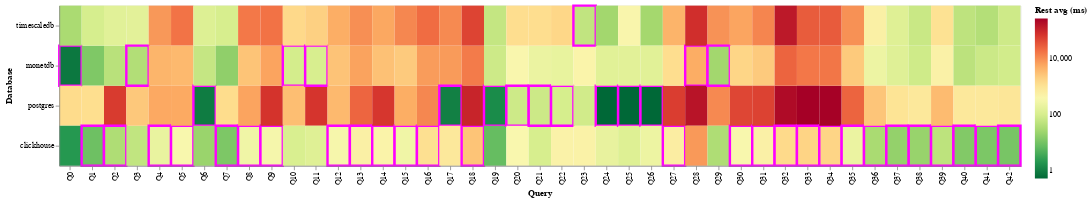

Notebook cell for this chart:
### Code cell
df = db.execute(
    """
WITH query_events AS (
    SELECT
        b.db,
        e.benchmark_id,
        e.name,
        e.time,
        e.type
    FROM event e
    JOIN benchmark b ON e.benchmark_id = b.id
    WHERE b.suite = (?)
      AND b.deleted_at is NULL
      AND e.name ~ '^query_.*_iteration_[0-9]+$'
),
paired AS (
    SELECT
        s.db,
        REGEXP_REPLACE(s.name, '_iteration_[0-9]+$', '') AS base_query,
        CAST(REGEXP_EXTRACT(s.name, '_iteration_([0-9]+)$', 1) AS INTEGER) AS iteration,
        epoch(e.time - s.time) AS duration_seconds
    FROM query_events s
    JOIN query_events e
      ON s.db = e.db
     AND s.benchmark_id = e.benchmark_id
     AND s.name = e.name
     AND s.type = 'start'
     AND e.type = 'end'
),
aggregated AS (
    SELECT
        db,
        base_query,
        MAX(CASE WHEN iteration = 1 THEN duration_seconds END) AS first_seconds,
        AVG(CASE WHEN iteration > 1 THEN duration_seconds END) AS rest_avg_seconds,
        STDDEV_SAMP(CASE WHEN iteration > 1 THEN duration_seconds END) AS rest_stddev_seconds,
        COUNT(*) FILTER (WHERE iteration > 1) AS rest_runs
    FROM paired
    GROUP BY db, base_query
)
SELECT
	db,
	base_query as query,
	1000 * ROUND(first_seconds, 4) AS first_ms,
	1000 * ROUND(rest_avg_seconds, 4) AS rest_avg_ms,
	1000 * ROUND(rest_stddev_seconds, 4) AS rest_stddev_ms,
	rest_runs
FROM
	aggregated
ORDER BY
	query;

""",
    [SUITE],
).pl()


df = df.with_columns(
    pl.col.query.str.strip_prefix("query_").str.split("_").list.first().alias("query"),
    (pl.col.rest_runs + 1).alias("runs"),
)

df = df.filter(pl.col.db.is_in(["duckdb"]).not_())

metric: Literal["first", "rest"] = "rest"


dff = (
    df.group_by("query")
    .agg(pl.col("rest_avg_ms" if metric == "rest" else "first_ms").min().alias("best"))
    .join(df, on="query")
    .with_columns((pl.col("rest_avg_ms" if metric == "rest" else "first_ms") == pl.col("best")).alias("is_fastest"))
    .drop("best")
)


if SUITE == "clickbench":
    dff = dff.sort(pl.col.query.str.strip_prefix("Q").cast(pl.Int32))


query_order = dff["query"].to_list()

db_order = (
    dff.filter(pl.col("is_fastest")).group_by("db").len().sort("len", descending=True).get_column("db").to_list()
)[::-1]


for missing in sorted(set(dff.unique("db").get_column("db").to_list()) - set(db_order), reverse=True):
    db_order = [missing] + db_order

heatmap = (
    alt.Chart(dff)
    .mark_rect()
    .encode(
        y=alt.Y("db:N", title="Database", sort=db_order),
        x=alt.X("query:N", title="Query", sort=query_order),
        color=alt.Color(
            "first_ms:Q",
            title="First (ms)",
            scale=alt.Scale(scheme="redyellowgreen", type="log", reverse=True),
        )
        if metric == "first"
        else alt.Color(
            "rest_avg_ms:Q",
            title="Rest avg (ms)",
            scale=alt.Scale(scheme="redyellowgreen", type="log", reverse=True),
        ),
        stroke=alt.condition(
            "datum.is_fastest",
            alt.value("magenta"),
            alt.value("none"),
        ),
        strokeWidth=alt.condition(
            "datum.is_fastest",
            alt.value(3),
            alt.value(0),
        ),
        tooltip=[
            alt.Tooltip("db:N", title="Database"),
            alt.Tooltip("query:N", title="Query"),
            alt.Tooltip("rest_avg_ms:Q", title="Rest avg (ms)"),
            alt.Tooltip("rest_stddev_ms:Q", title="Rest stddev (ms)"),
            alt.Tooltip("first_ms:Q", title="First run (ms)"),
            alt.Tooltip("runs:Q", title="Number of runs"),
        ],
    )
    .properties(width=1200, height=200)
)


heatmap

### Figure 1 — Vega-Lite specification as saved in the notebook (floating-point values rounded to 4 significant figures; data arrays with more than 128 entries replaced by an {"elided": "..."} marker saying what was removed)
{"config": {"view": {"continuousWidth": 300, "continuousHeight": 300}}, "data": {"name": "data-bd9450c47ef38074010406ee3dd7a3e8"}, "mark": {"type": "rect"}, "encoding": {"color": {"field": "rest_avg_ms", "scale": {"reverse": true, "scheme": "redyellowgreen", "type": "log"}, "title": "Rest avg (ms)", "type": "quantitative"}, "stroke": {"condition": {"test": "datum.is_fastest", "value": "magenta"}, "value": "none"}, "strokeWidth": {"condition": {"test": "datum.is_fastest", "value": 3}, "value": 0}, "tooltip": [{"field": "db", "title": "Database", "type": "nominal"}, {"field": "query", "title": "Query", "type": "nominal"}, {"field": "rest_avg_ms", "title": "Rest avg (ms)", "type": "quantitative"}, {"field": "rest_stddev_ms", "title": "Rest stddev (ms)", "type": "quantitative"}, {"field": "first_ms", "title": "First run (ms)", "type": "quantitative"}, {"field": "runs", "title": "Number of runs", "type": "quantitative"}], "x": {"field": "query", "sort": {"elided": "172 str values"}, "title": "Query", "type": "nominal"}, "y": {"field": "db", "sort": ["timescaledb", "monetdb", "postgres", "clickhouse"], "title": "Database", "type": "nominal"}}, "height": 200, "width": 1200, "$schema": "https://vega.github.io/schema/vega-lite/v5.20.1.json", "datasets": {"data-bd9450c47ef38074010406ee3dd7a3e8": {"elided": "172 records"}}}
